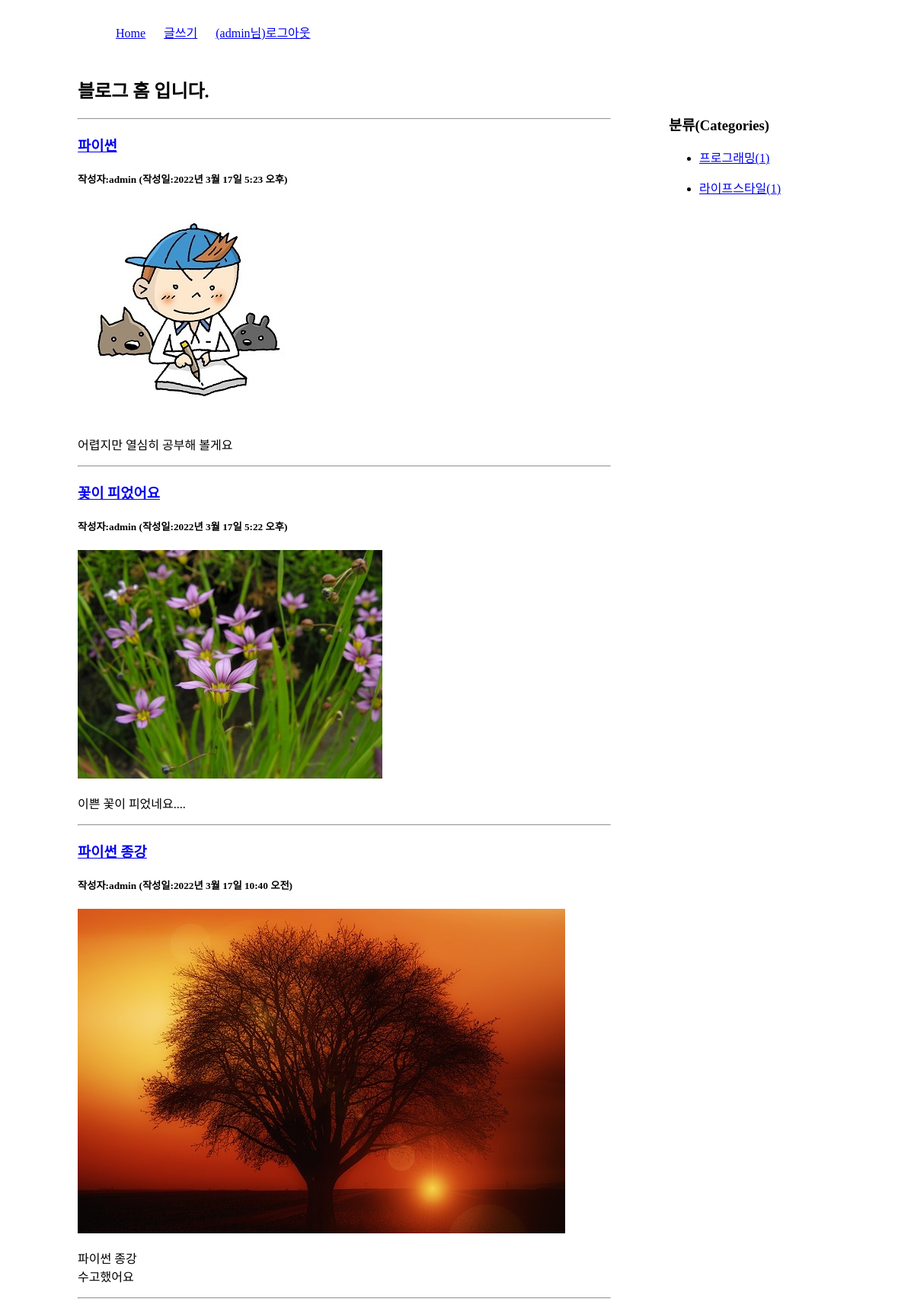
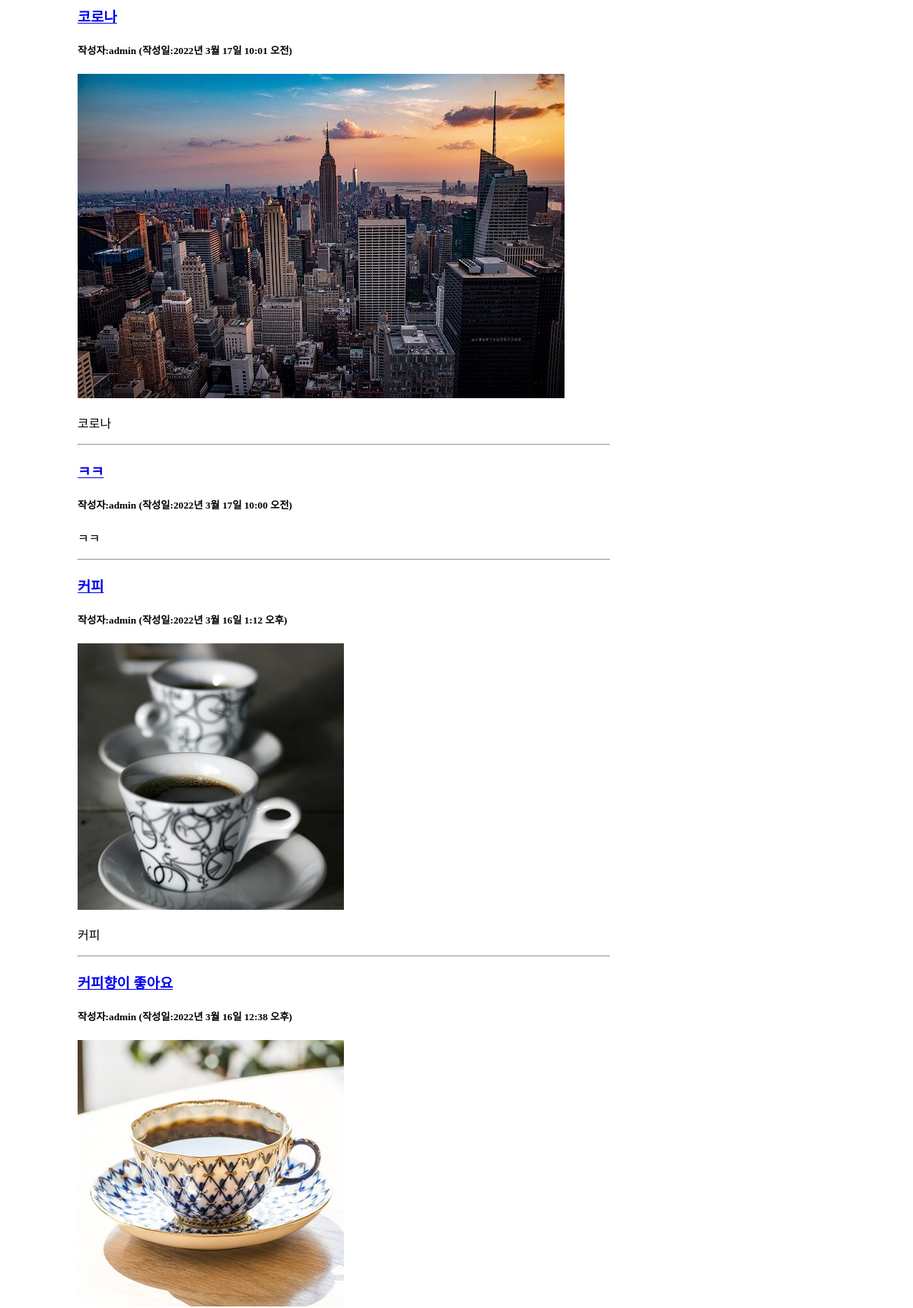
The app's page / (signed in, upper part) with its own data (2 pictures, top to bottom).
### blog/models.py (models this page shows, shortened)
class Post(models.Model):
    title = models.CharField(max_length=100)
    content = models.TextField()
    pub_date = models.DateTimeField()
    modify_date = models.DateTimeField(null=True, blank=True)
    photo = models.ImageField(upload_to='blog/images/%Y/%m/%d/',
                              null=True, blank=True)
    author = models.ForeignKey(User, on_delete=models.CASCADE)
    category = models.ForeignKey(Category, null=True, blank=True,
                            on_delete=models.SET_NULL)

class Category(models.Model):
    name = models.CharField(max_length=50, unique=True)        # 카테고리 이름
    slug = models.SlugField(max_length=200, unique=True, allow_unicode=True)    # 한글인코딩
    def __str__(self):
        return self.name
    def get_absolute_url(self):
        return "/blog/category/{}".format(self.slug)
    class Meta:
        verbose_name_plural = 'Categories'

### blog/views.py (the view)
# urls.py: path('', views.index, name='index'), #127.0.0.1:8000/blog/
def index(request):
    post_list = Post.objects.order_by('-pub_date')    # ('pk'대신'-pub_date')최근작성일 - 내림차순
    categories = Category.objects.all()
    context = {'post_list':post_list, 'categories' :categories}
    return render(request, 'blog/post_list.html', context)

### templates/blog/post_list.html (shortened to what this page needs)
<!DOCTYPE html>
<html lang="ko">
{% load static %}
<head>
    <link rel="stylesheet" href="{% static 'blog/css/style.css' %}">
</head>
<body>
    <div id="container">
        {% include 'navbar.html' %}
        <section id="list">
            <h1>블로그 홈 입니다.</h1>
            {% if post_list %}
                {% for post in post_list %}
                    <hr>
                    <h3><a href="{% url 'blog:detail' post.id %}">{{ post.title }}</a></h3>
                    <h5>작성자:{{ post.author }} (작성일:{{ post.pub_date }})</h5>
                    {% if post.photo %}
                        <img src="{{ post.photo.url }}">
                    {% endif %}
                    <p>{{ post.content | linebreaks }}</p>
                {% endfor %}
            {% else %}
                <p>포스트가 없습니다.</p>
            {% endif %}
        </section>
        <aside>
            <h3>분류(Categories)</h3>
            <div>
                {% for category in categories %}
                <ul>
                    <li>
                        <a href="{{ category.get_absolute_url }}">
                            {{ category }}({{ category.post_set.count }})
                        </a>
                    </li>
                </ul>
                {% endfor %}
            </div>
        </aside>
    </div>
</body>
</html>

### templates/navbar.html
<header>
    <nav>
        <ul>
            <li><a href="{% url 'blog:index' %}">Home</a></li>
            <li><a href="{% url 'blog:post_create' %}">글쓰기</a></li>
            {% if user.is_authenticated %}
                <li><a href="{% url 'common:logout' %}">({{ user.username }}님)로그아웃</a></li>
            {% else %}
                <li><a href="{% url 'common:login' %}">로그인</a></li>
            {% endif %}
        </ul>
    </nav>
</header>

### static/blog/css/style.css (style rules this page uses)
#container { width: 996px; margin: 20px auto; }
nav ul { list-style: none; }
nav ul li { display: inline-block; margin: 10px; }
#list, #detail { width:700px; float:left; }
aside { width:200px; float:right; margin:50px 20px 0 0; }

### records on screen
Post: title "파이썬", author "admin", pub_date "2022년 3월 17일 5:23 오후", photo (picture), content "어렵지만 열심히 공부해 볼게요"
Post: title "꽃이 피었어요", author "admin", pub_date "2022년 3월 17일 5:22 오후", photo (picture), content "이쁜 꽃이 피었네요...."
Post: title "파이썬 종강", author "admin", pub_date "2022년 3월 17일 10:40 오전", photo (picture), content "파이썬 종강 수고했어요"
Post: title "코로나", author "admin", pub_date "2022년 3월 17일 10:01 오전", photo (picture), content "코로나"
Post: title "ㅋㅋ", author "admin", pub_date "2022년 3월 17일 10:00 오전", content "ㅋㅋ"
Post: title "커피", author "admin", pub_date "2022년 3월 16일 1:12 오후", photo (picture), content "커피"
Post: title "커피향이 좋아요", author "admin", pub_date "2022년 3월 16일 12:38 오후", photo (picture)
Category: name "프로그래밍", post_set.count "1"
Category: name "라이프스타일", post_set.count "1"

### other values on screen
{{ user.username }} "admin"
